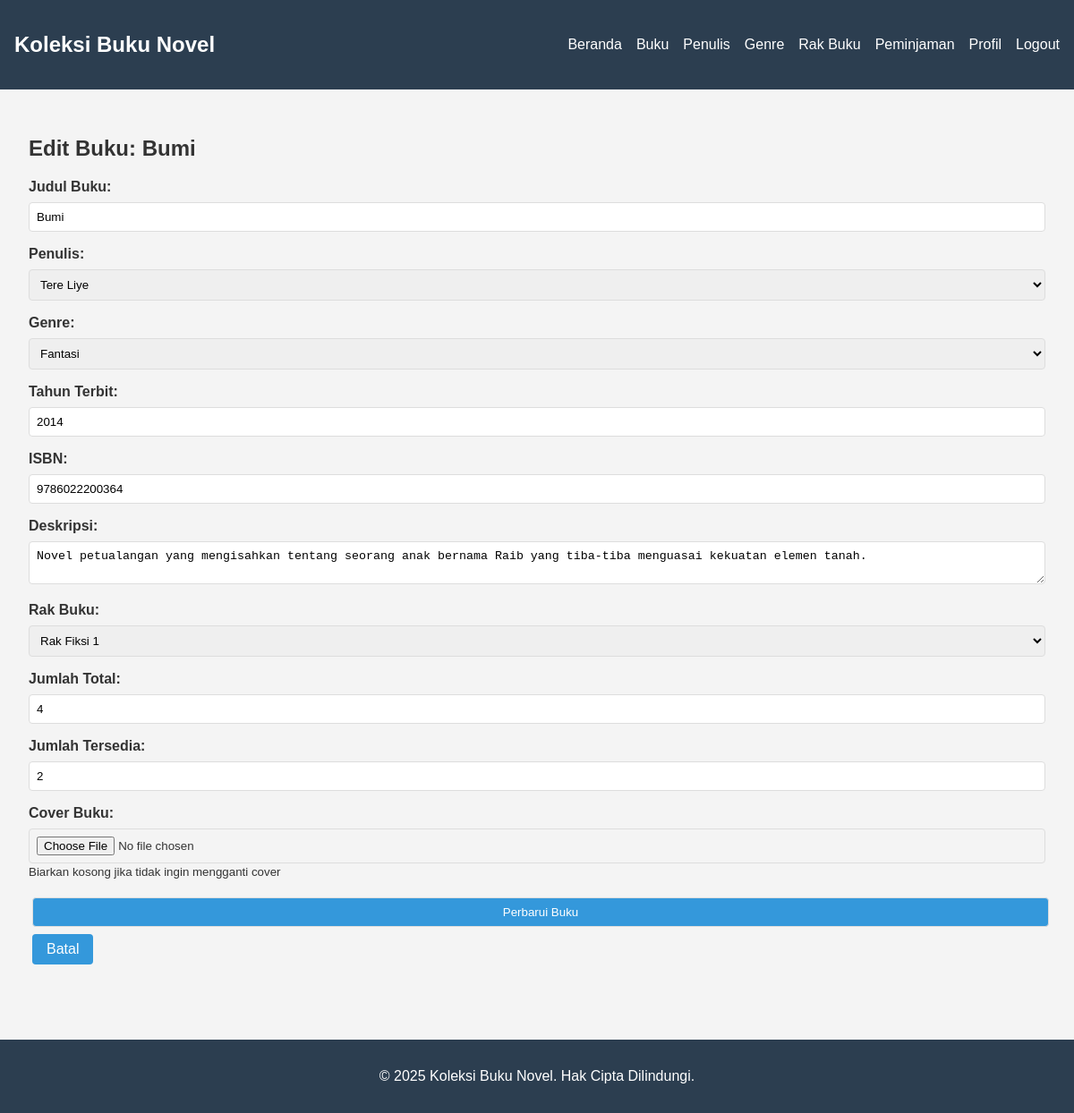
/pages/books/edit.php?id=2 (signed in), run on the app's committed database.
### tables this page shows
CREATE TABLE books (
    id INT AUTO_INCREMENT PRIMARY KEY,
    title VARCHAR(200) NOT NULL,
    author_id INT,
    genre_id INT,
    publication_year YEAR,
    isbn VARCHAR(20),
    description TEXT,
    rack_id INT,
    total_copies INT DEFAULT 1,
    available_copies INT DEFAULT 1,
    cover_image VARCHAR(255),
    created_at TIMESTAMP DEFAULT CURRENT_TIMESTAMP,
    updated_at TIMESTAMP DEFAULT CURRENT_TIMESTAMP ON UPDATE CURRENT_TIMESTAMP,
    FOREIGN KEY (author_id) REFERENCES authors(id) ON DELETE SET NULL,
    FOREIGN KEY (genre_id) REFERENCES genres(id) ON DELETE SET NULL,
    FOREIGN KEY (rack_id) REFERENCES racks(id) ON DELETE SET NULL
);

### pages/books/edit.php (the view, shortened to what this page needs)
<?php
require_once dirname(__DIR__, 2) . '/includes/header.php';
$book_id = (int)$_GET['id'];
$stmt = $pdo->prepare("SELECT * FROM books WHERE id = ?");
$stmt->execute([$book_id]);
$book = $stmt->fetch(PDO::FETCH_ASSOC);
$authors = $pdo->query("SELECT id, name FROM authors ORDER BY name")->fetchAll(PDO::FETCH_ASSOC);
$genres = $pdo->query("SELECT id, name FROM genres ORDER BY name")->fetchAll(PDO::FETCH_ASSOC);
$racks = $pdo->query("SELECT id, name FROM racks ORDER BY name")->fetchAll(PDO::FETCH_ASSOC);
if ($_SERVER['REQUEST_METHOD'] == 'POST') {
    $title = sanitize_input($_POST['title']);
    $author_id = (int)$_POST['author_id'];
    $genre_id = (int)$_POST['genre_id'];
    $publication_year = (int)$_POST['publication_year'];
    $isbn = sanitize_input($_POST['isbn']);
    $description = sanitize_input($_POST['description']);
    $rack_id = (int)$_POST['rack_id'];
    $total_copies = (int)$_POST['total_copies'];
    $available_copies = (int)$_POST['available_copies'];
    $cover_image = $book['cover_image'];
    if (isset($_FILES['cover_image']) && $_FILES['cover_image']['error'] == 0) {
        if ($book['cover_image'] && file_exists(COVER_UPLOAD_PATH . $book['cover_image'])) {
            unlink(COVER_UPLOAD_PATH . $book['cover_image']);
        }
        $upload_result = upload_file($_FILES['cover_image'], COVER_UPLOAD_PATH);
        if ($upload_result['success']) {
            $cover_image = $upload_result['filename'];
        } else {
            $error = $upload_result['message'];
        }
    }
    if (empty($error)) {
        try {
            $stmt = $pdo->prepare("UPDATE books SET title=?, author_id=?, genre_id=?, publication_year=?, isbn=?, description=?, rack_id=?, total_copies=?, available_copies=?, cover_image=? WHERE id=?");
            $stmt->execute([$title, $author_id, $genre_id, $publication_year, $isbn, $description, $rack_id, $total_copies, $available_copies, $cover_image, $book_id]);
            echo "<div class='alert alert-success'>Buku berhasil diperbarui!</div>";
            echo "<a href='index.php'>Kembali ke Daftar Buku</a>";
        } catch (PDOException $e) {
            echo "<div class='alert alert-error'>Gagal memperbarui buku: " . $e->getMessage() . "</div>";
        }
    } else {
        echo "<div class='alert alert-error'>$error</div>";
    }
} else {
    echo "<h2>Edit Buku: " . $book['title'] . "</h2>";
    echo "<form method='post' enctype='multipart/form-data'>";
    echo "<div class='form-group'>";
    echo "<label for='title'>Judul Buku:</label>";
    echo "<input type='text' id='title' name='title' value='" . htmlspecialchars($book['title']) . "' required>";
    echo "</div>";
    echo "<div class='form-group'>";
    echo "<label for='author_id'>Penulis:</label>";
    echo "<select id='author_id' name='author_id' required>";
    foreach ($authors as $author) {
        $selected = $author['id'] == $book['author_id'] ? 'selected' : '';
        echo "<option value='{$author['id']}' $selected>{$author['name']}</option>";
    }
    echo "</select>";
    echo "</div>";
    echo "<div class='form-group'>";
    echo "<label for='genre_id'>Genre:</label>";
    echo "<select id='genre_id' name='genre_id' required>";
    foreach ($genres as $genre) {
        $selected = $genre['id'] == $book['genre_id'] ? 'selected' : '';
        echo "<option value='{$genre['id']}' $selected>{$genre['name']}</option>";
    }
    echo "</select>";
    echo "</div>";
    echo "<div class='form-group'>";
    echo "<label for='publication_year'>Tahun Terbit:</label>";
    echo "<input type='number' id='publication_year' name='publication_year' min='1000' max='2030' value='{$book['publication_year']}' required>";
    echo "</div>";
    echo "<div class='form-group'>";
    echo "<label for='isbn'>ISBN:</label>";
    echo "<input type='text' id='isbn' name='isbn' value='" . htmlspecialchars($book['isbn']) . "'>";
    echo "</div>";
    echo "<div class='form-group'>";
    echo "<label for='description'>Deskripsi:</label>";
    echo "<textarea id='description' name='description'>" . htmlspecialchars($book['description']) . "</textarea>";
    echo "</div>";
    echo "<div class='form-group'>";
    echo "<label for='rack_id'>Rak Buku:</label>";
    echo "<select id='rack_id' name='rack_id'>";
    foreach ($racks as $rack) {
        $selected = $rack['id'] == $book['rack_id'] ? 'selected' : '';
        echo "<option value='{$rack['id']}' $selected>{$rack['name']}</option>";
    }
    echo "</select>";
    echo "</div>";
    echo "<div class='form-group'>";
    echo "<label for='total_copies'>Jumlah Total:</label>";
    echo "<input type='number' id='total_copies' name='total_copies' min='1' value='{$book['total_copies']}' required>";
    echo "</div>";
    echo "<div class='form-group'>";
    echo "<label for='available_copies'>Jumlah Tersedia:</label>";
    echo "<input type='number' id='available_copies' name='available_copies' min='0' value='{$book['available_copies']}' required>";
    echo "</div>";
    echo "<div class='form-group'>";
    echo "<label for='cover_image'>Cover Buku:</label>";
    echo "<input type='file' id='cover_image' name='cover_image' accept='image/*'>";
    echo "<small>Biarkan kosong jika tidak ingin mengganti cover</small>";
    echo "</div>";
    echo "<div class='form-group'>";
    echo "<input type='submit' value='Perbarui Buku' class='btn btn-primary'>";
    echo "<a href='index.php' class='btn'>Batal</a>";
    echo "</div>";
    echo "</form>";
}
require_once dirname(__DIR__, 2) . '/includes/footer.php';
?>

### assets/css/style.css (style rules this page uses)
body { font-family: Arial, sans-serif; margin: 0; padding: 0; background-color: #f4f4f4; color: #333; }
.btn { display: inline-block; padding: 0.5rem 1rem; background-color: #3498db; color: white; text-decoration: none; border-radius: 4px; margin: 0.25rem; }
.btn-primary { background-color: #3498db; }
.form-group { margin-bottom: 1rem; }
.form-group label { display: block; margin-bottom: 0.5rem; font-weight: bold; }
.form-group input, .form-group textarea, .form-group select { width: 100%; padding: 0.5rem; border: 1px solid #ddd; border-radius: 4px; box-sizing: border-box; }

### data on the page
books: title "Bumi", publication_year "2014", isbn "9786022200364", description "Novel petualangan yang mengisahkan tentang seorang anak bernama Raib yang tiba-tiba menguasai kekuatan elemen tanah.", total_copies "4", available_copies "2"

### other printed values
SITE_NAME "Koleksi Buku Novel"
form field author_id "Tere Liye"
form field genre_id "Fantasi"
form field rack_id "Rak Fiksi 1"
